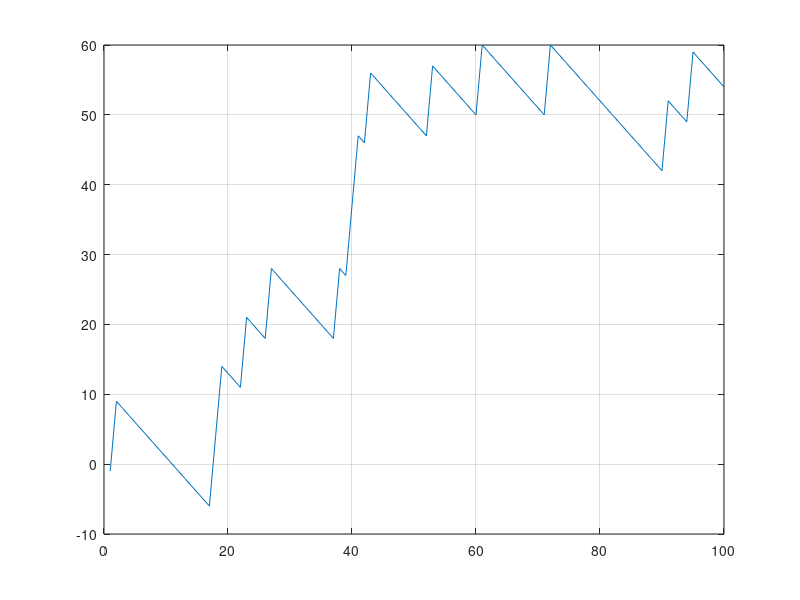

Here is the MATLAB script that generated this plot: (Note: this script raises an error after producing the figure.)
money = 0;
h_money = [];
numbers = [];

for i = 1 : 100
    new = randi([1 6],1,1);
    if (new == 5)
        money = money + 10;
    else
        money = money - 1;
    end
    numbers(i) = new;
    h_money(i) = money;
end
figure(1)
plot(h_money)
grid

figure(2)
histogram(numbers)
grid